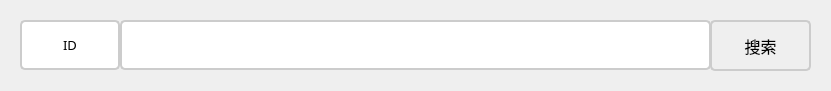
      <widget class="QWidget" name="widget_Sea" native="true">
       <property name="geometry">
        <rect>
         <x>30</x>
         <y>10</y>
         <width>831</width>
         <height>91</height>
        </rect>
       </property>
       <widget class="QPushButton" name="btn_projectExport_2">
        <property name="geometry">
         <rect>
          <x>710</x>
          <y>20</y>
          <width>101</width>
          <height>51</height>
         </rect>
        </property>
        <property name="sizePolicy">
         <sizepolicy hsizetype="Minimum" vsizetype="Minimum">
          <horstretch>0</horstretch>
          <verstretch>0</verstretch>
         </sizepolicy>
        </property>
        <property name="font">
         <font>
          <family>幼圆</family>
          <pointsize>12</pointsize>
         </font>
        </property>
        <property name="styleSheet">
         <string notr="true">QPushButton {
 
    border: 2px solid #ccc; /* 设置边框样式 */
    border-radius: 5px; /* 设置圆角半径 */
    padding: 5px 10px; /* 设置内边距 */
    text-align: center; /* 设置文本居中 */
}
</string>
        </property>
        <property name="text">
         <string>搜索</string>
        </property>
       </widget>
       <widget class="QLineEdit" name="edt_corrrectSearch">
        <property name="geometry">
         <rect>
          <x>120</x>
          <y>20</y>
          <width>591</width>
          <height>50</height>
         </rect>
        </property>
        <property name="styleSheet">
         <string notr="true">QLineEdit {
    border: 2px solid #ccc; /* 设置边框样式 */
    border-radius: 5px; /* 设置圆角半径 */
    padding: 5px; /* 可选，添加一些内边距 */
}
</string>
        </property>
       </widget>
       <widget class="QLabel" name="lbl_correctSearchid">
        <property name="geometry">
         <rect>
          <x>20</x>
          <y>20</y>
          <width>100</width>
          <height>50</height>
         </rect>
        </property>
        <property name="font">
         <font>
          <family>幼圆</family>
          <pointsize>10</pointsize>
         </font>
        </property>
        <property name="styleSheet">
         <string notr="true">QLabel {
    background-color: #ffffff; /* 设置背景颜色 */
    border: 2px solid #ccc; /* 设置边框样式 */
    border-radius: 5px; /* 设置圆角半径 */
    padding: 5px; /* 设置内边距 */
}
</string>
        </property>
        <property name="text">
         <string>ID</string>
        </property>
        <property name="alignment">
         <set>Qt::AlignCenter</set>
        </property>
       </widget>
      </widget>
